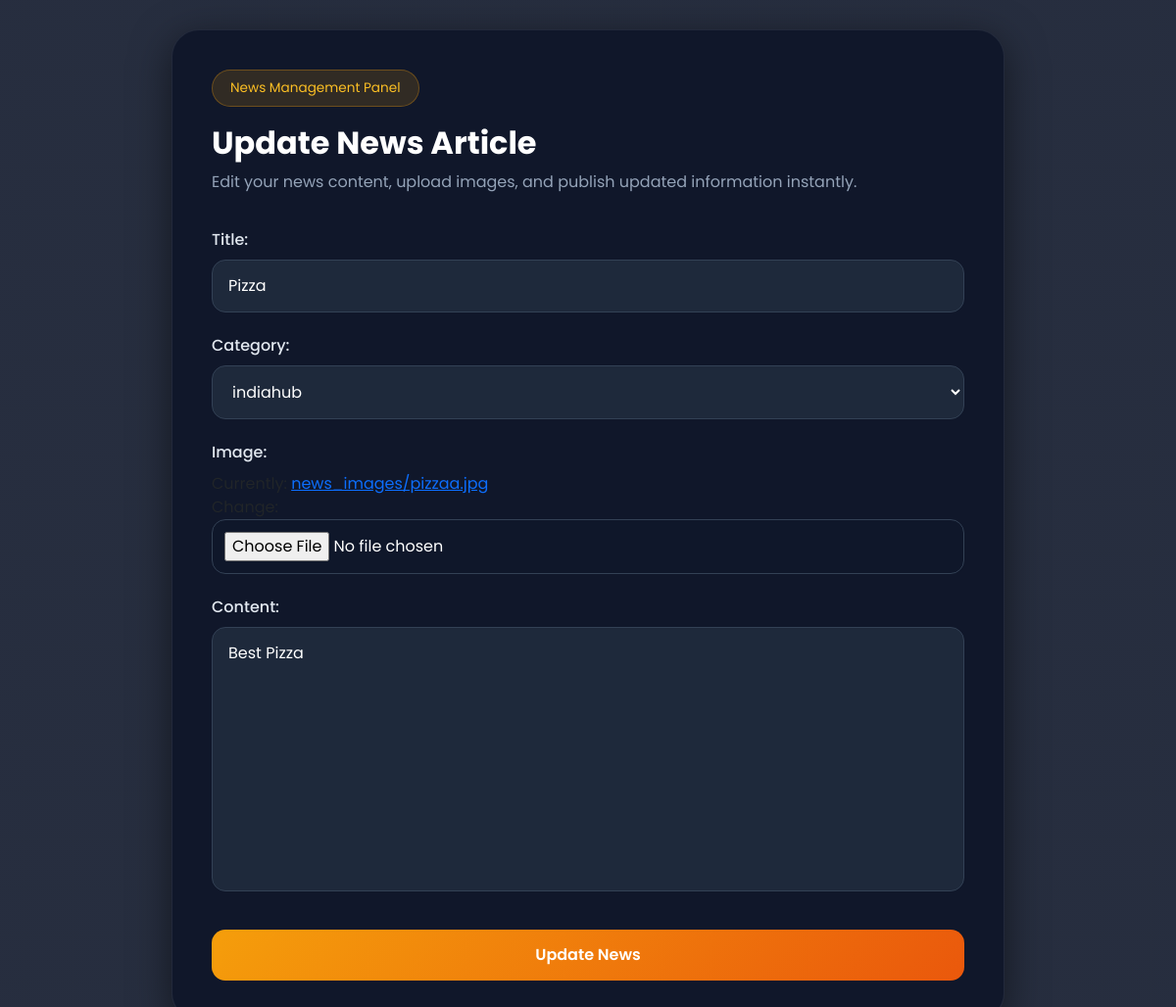
Page /update-news/8/ (signed in) on the committed database.
### myapp/models.py (models this page shows, shortened)
class News(models.Model):
    title = models.CharField(max_length=200)
    category = models.ForeignKey(Category, on_delete=models.CASCADE)
    author = models.ForeignKey(User, on_delete=models.CASCADE)
    image = models.ImageField(upload_to='news_images/')
    content = models.TextField()
    created_at = models.DateTimeField(auto_now_add=True)
    likes = models.ManyToManyField(User, related_name='news_like', blank=True)

### myapp/views.py (the view)
# urls.py: path('update-news/<int:id>/', views.update_news, name='update_news'),
@login_required
def update_news(request, id):
    news = get_object_or_404(News, id=id)
    if request.user != news.author:
        return redirect('home')
    if request.method == 'POST':
        form = NewsForm(request.POST, request.FILES, instance=news)
        if form.is_valid():
            form.save()
            return redirect('dashboard')
    else:
        form = NewsForm(instance=news)
    return render(request, 'update_news.html', {'form': form})

### myapp/forms.py
class NewsForm(forms.ModelForm):
    class Meta:
        model = News
        fields = ['title', 'category', 'image', 'content']

### myapp/models.py (called while the page is built)
    def __str__(self):
        return self.name

### templates/update_news.html (shortened to what this page needs)
{% load static %}
<!DOCTYPE html>
<html lang="en">
<head>
    <link href="https://cdn.jsdelivr.net/npm/bootstrap@5.3.3/dist/css/bootstrap.min.css" rel="stylesheet">
</head>
<body>
    <div class="update-card">
        <span class="top-badge">
            News Management Panel
        </span>
        <h2 class="title">
            Update News Article
        </h2>
        <p class="subtitle">
            Edit your news content, upload images, and publish updated information instantly.
        </p>
        <form method="POST" enctype="multipart/form-data">
            {{ form.as_p }}
            <button class="update-btn">
                Update News
            </button>
        </form>
    </div>
</body>
</html>

### templates/update_news.html (style rules this page uses)
* { margin:0; padding:0; box-sizing:border-box; font-family:'Poppins', sans-serif; }
body { min-height:100vh; background: linear-gradient(rgba(15,23,42,0.9), rgba(15,23,42,0.9)), url('https://images.unsplash.com/photo-1495020689067-958852a7765e?q=80&w=2070&auto=format&fit=crop'); background-size:cover; background-position:center; display:flex; align-items:center; justify-content:center; padding:30px 15px; }
.update-card { width:100%; max-width:850px; background:rgba(15,23,42,0.95); backdrop-filter:blur(10px); border-radius:28px; padding:40px; box-shadow:0 10px 40px rgba(0,0,0,0.5); border:1px solid rgba(255,255,255,0.08); }
.title { color:white; font-size:2rem; font-weight:700; margin-bottom:8px; }
.subtitle { color:#94a3b8; margin-bottom:35px; }
form p { margin-bottom:22px; }
form label { display:block; margin-bottom:8px; color:#e2e8f0; font-weight:500; }
form input, form textarea, form select { width:100%; background:#1e293b; border:1px solid #334155; color:white; padding:14px 16px; border-radius:14px; outline:none; transition:0.3s; }
form textarea { min-height:140px; resize:none; }
input[type="file"] { background:#0f172a; padding:12px; }
.update-btn { width:100%; border:none; background:linear-gradient(135deg,#f59e0b,#ea580c); color:white; padding:14px; border-radius:14px; font-size:1rem; font-weight:600; transition:0.3s; margin-top:10px; }
.top-badge { display:inline-block; background:rgba(245,158,11,0.15); color:#fbbf24; padding:8px 18px; border-radius:30px; font-size:0.85rem; margin-bottom:18px; border:1px solid rgba(245,158,11,0.3); }

### rows in the picture
News: title "Pizza", category "indiahub", content "Best Pizza"
